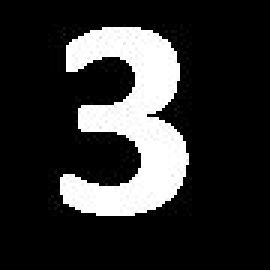
%> input picture Algoritmos_Problemas_e_Resolucoes/Lista5/numbers/num3.jpg, 90 x 90 px (shown 3 times larger); its folder holds only this picture in this run
$ octave --eval "result = geraImagensECalculaHuMoments;"   (GNU Octave 9; MATLAB toolbox functions it lacks are replaced by stand-ins)
%> lines starting %> are read from the running program, lines starting %| are printed output that depends on the picture
function [dados, etiqueta] = geraImagensECalculaHuMoments()

%endereco das imagens com os numeros
endereco = 'C:\Users\halli\Desktop\7Periodo\PDI\Listas\Lista5\numbers';

% extensao das imagens a serem lidas
ext = 'jpg' ;

% procura as imagens com a extensao jpg dentro do diretorio de imagens
arquivos = dir( fullfile ( endereco , [ '*.' ext])) ; %ler as imagens
quant_img = length(arquivos); %quantidade de imagens

%gerar etiquetas e matriz que irah armazenar os dados
dados = zeros(7000,7);
etiqueta = zeros(7000,1);

elemento = 1;
%para cada imagem lida do diretorio
for i = 1 : quant_img
    img = imread (fullfile(endereco , arquivos(i ,1).name));
%> img is the input picture: size 90x90 uint8; min 0, max 255, mean 47.3
    %rotacionar imagem 19 vezes de maneira aleatoria entre 1 a 359 graus
    graus = 0;
    for r = 1: 20
        nimg = imrotate(img, graus);
        graus = randi(359);
        %Para cada imagem rotacionada deve-se alterar a escala
        escala = 0.5;
        for e = 1: 7
            nimg2 = imresize(nimg, escala);
            escala = escala + 0.25;
            %Para cada imagem reescalada deve inserir um ruido
            ruido = 0.0;
            for r = 1: 5
                nimg3 = imnoise(nimg2,'salt & pepper', ruido);
                seven_moments = humoments(nimg3);
                dados(elemento,:) = seven_moments;
                etiqueta(elemento, 1) = i-1;
                elemento = elemento+1;
                ruido = ruido + 0.01;
            end
        end
    end
%> this loop made 20 passes
%> pass 2, in geraImagensECalculaHuMoments, `nimg = imrotate(img, graus);`:
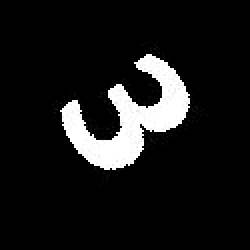
%> nimg: size 125x125 uint8 (shown 2 times larger); min 0, max 255, mean 24.4
%> pass 3, in geraImagensECalculaHuMoments, `nimg = imrotate(img, graus);`:
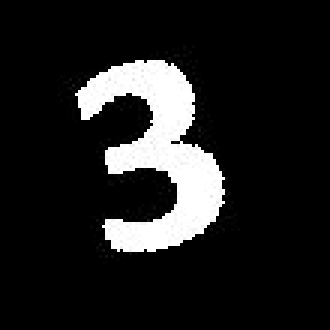
%> nimg: size 110x110 uint8 (shown 3 times larger); min 0, max 255, mean 31.5
%> after the loop, elemento = 701; etiqueta = 7000 values from 0 to 0
end
end
